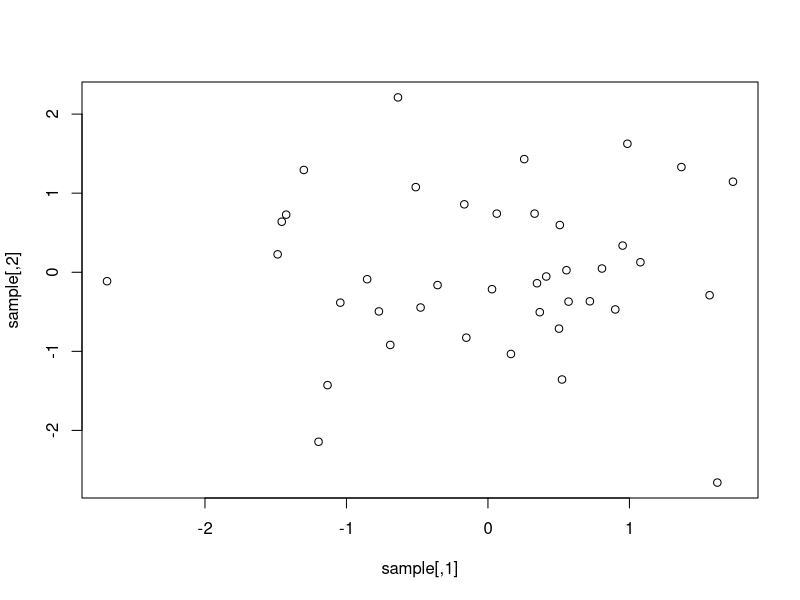
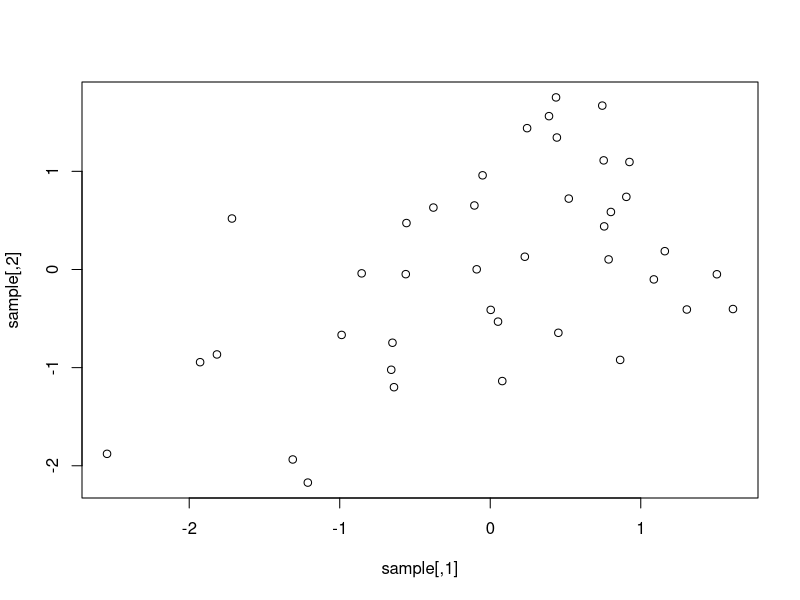
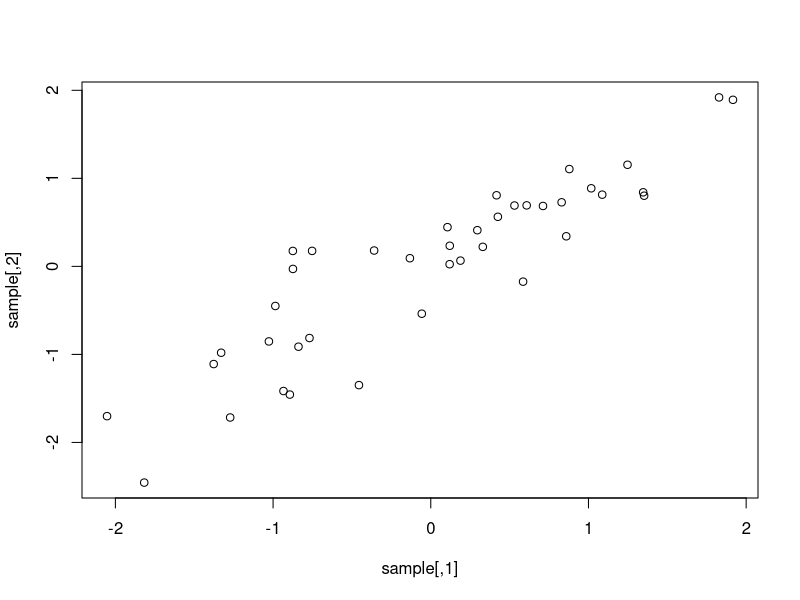
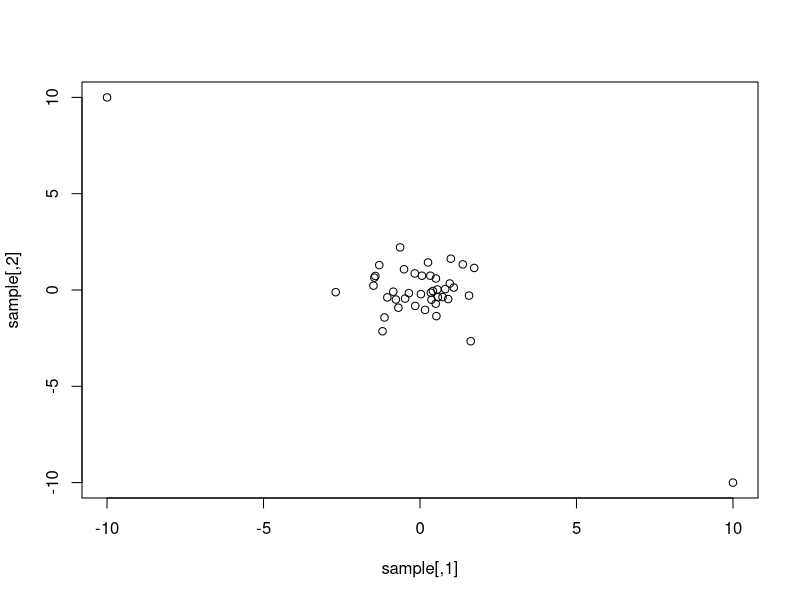
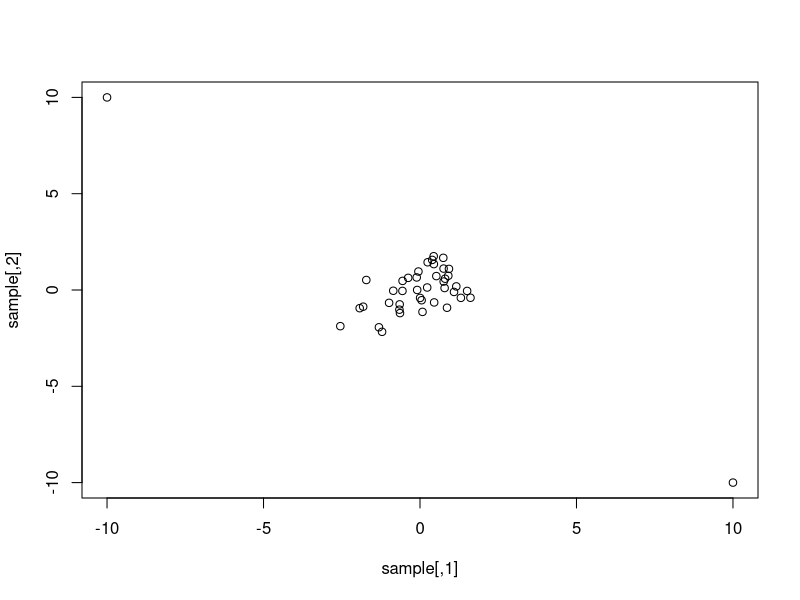
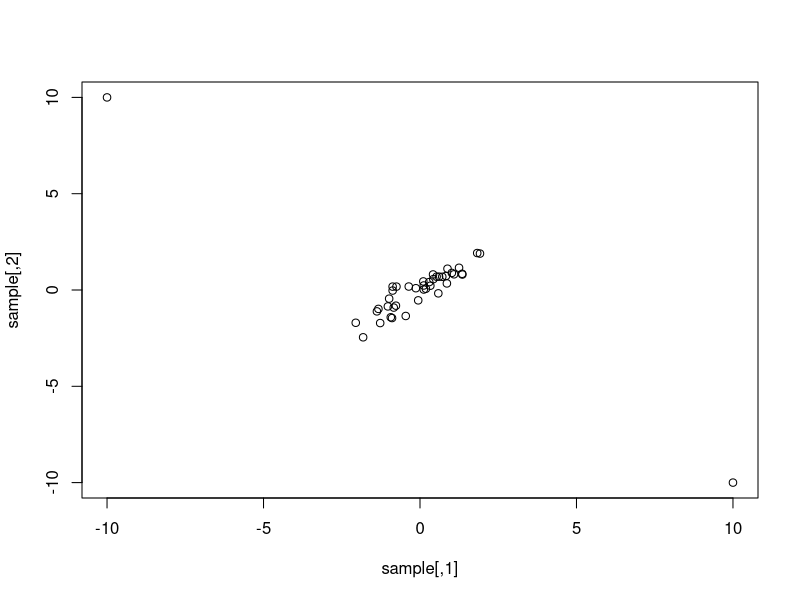

Write R code to recreate these figures, in order.
# библиотека для использования генерации двумерного нормального распределения
library(MASS)

# для генерации одинаковой выборки
set.seed(0)

create_sample <- function(ro){
  # генерация выборки из 40 элементов с нулевым матожиданием по обоим осям
  # матрица сигма для задания дисперсии и корреляции по осям
  # по диагонали стоит дисперсия, два другие элемента обозначают корреляцию,
  # empirical отвечает за соотношение корреляции при маленьких размерах выборок
  cat("ro = "); print(ro)
  sample <- mvrnorm(40, mu = c(0, 0), Sigma = matrix(c(1, ro, ro, 1), 2), empirical = TRUE)
  #plot(sample)
  return(sample)
}

compute_coefs <- function(sample){
  plot(sample)
  # коэффициент корреляции Пирсона:
  cat("коэффициент корреляции Пирсона:\n")
  r <- cor(sample[,1], sample[,2])
  print(r)
  #cor.test(sample[,1], sample[,2])
  
  # реализовал функцию sgn, чтобы в нуле давал +!
  sgn <- function(x){
    if (sign(x))
      return(sign(x))
    else
      return(1)
  }
  
  # знаковый коэффициент корреляции:
  cor_sgn_median <- function(sample){
    result <- 0
    medx <- median(sample[,1])
    medy <- median(sample[,2])
    for(i in 1:nrow(sample)){
      result <- result + sgn(sample[i,1] - medx) * sgn(sample[i, 2] - medy)
    }
    
    return(result / nrow(sample))
  }
  cat("знаковый коэффициент корреляции:\n")
  rQ <- cor_sgn_median(sample)
  print(rQ)
  
  # ранговый коэффициент корреляции Спирмена:
  cat("ранговый коэффициент корреляции Спирмена:\n")
  rs <- cor(sample[,1], sample[,2], method = "spearman")
  print(rs)
  #cor.test(sample[,1], sample[,2], method = "spearman")
  
  # коэффициент Кендела:
  cat("коэффициент Кендела:\n")
  t <- cor(sample[,1], sample[,2], method = "kendall")
  print(t)
  #cor.test(sample[,1], sample[,2], method = "kendall")
  cat("\n")
  
  # компенсация смещения
  cat("компенсация знакового коэффициента корреляции:\n")
  rQ_star <- sin((pi * rQ) / 2)
  print(rQ_star)
  
  cat("компенсация рангового коэффициента корреляции Спирмена:\n")
  rs_star <- 2*sin((pi * rs) / 6)
  print(rs_star)
  
  cat("компенсация коэффициента Кендела:\n")
  t_star <- sin((pi * t) / 2)
  print(t_star)
  
  cat("----\n")
}

# добавление 2 фиксированных выбросов в выборки
add_emissions <- function(sample){
  sample <- rbind(sample, c(-10, 10))
  sample <- rbind(sample, c( 10, -10))
  return(sample)
}

# вычисление коэффициентов для оригинальных выборок
cat("вычисление коэффициентов для оригинальных выборок:\n")
s0 <- create_sample(0)
compute_coefs(s0)

s1 <- create_sample(0.5)
compute_coefs(s1)

s2 <- create_sample(0.9)
compute_coefs(s2)

# вычисление коэффициентов для загрязнных выборок
cat("вычисление коэффициентов для загрязнных выборок:\n")
s0_e <- add_emissions(s0)
cat("ro = "); print(0)
compute_coefs(s0_e)

s1_e <- add_emissions(s1)
cat("ro = "); print(0.5)
compute_coefs(s1_e)

s2_e <- add_emissions(s2)
cat("ro = "); print(0.9)
compute_coefs(s2_e)